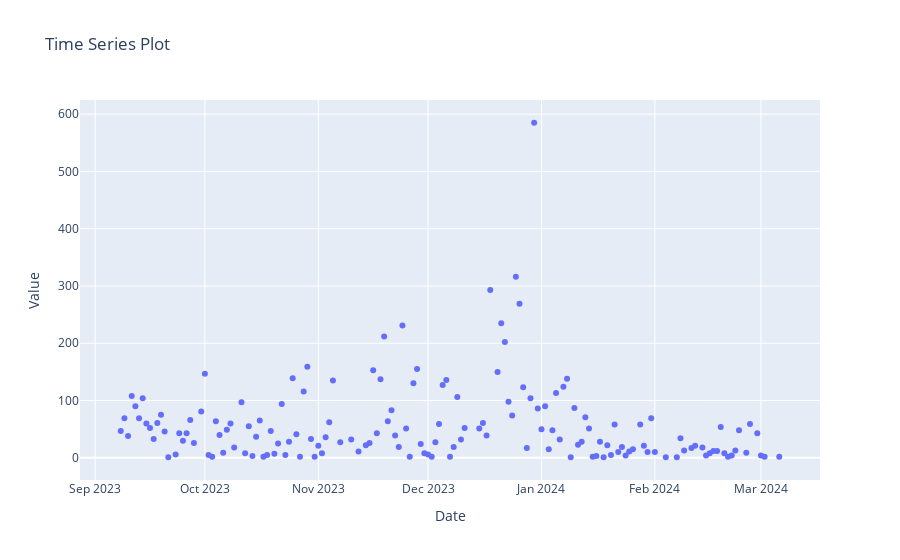
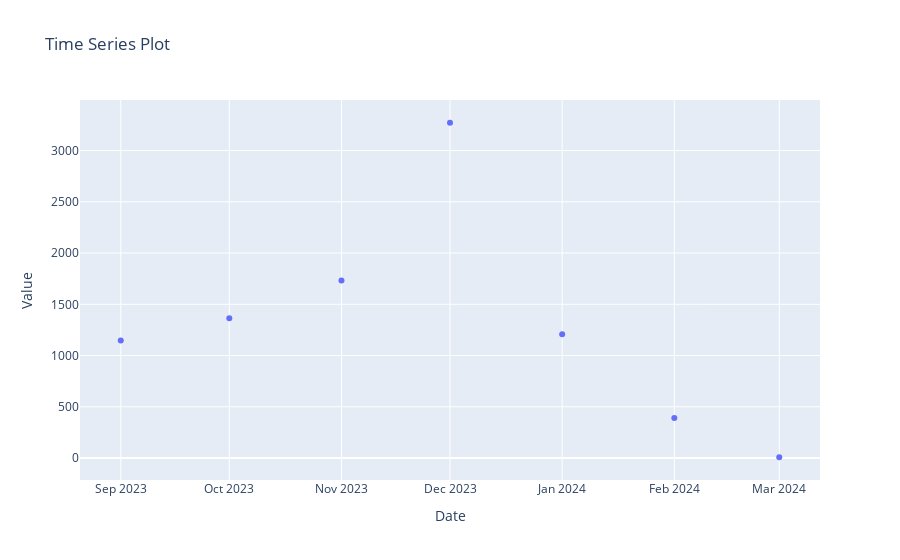

The notebook cell saved with these charts, in order:
### Markdown cell above
<h2>5. Applying Visualisation to All Users</h2>

### Code cell
for i in range(len(list_results)):
    for metric in ['day', 'monthyear']:
        getUserTimeSeries(i, metric)

### Figure 1 — Plotly figure (JSON) as saved in the notebook; plotly's stock layout.template omitted (floating-point values rounded to 4 significant figures; data arrays with more than 128 entries replaced by an {"elided": "..."} marker saying what was removed)
{"data": [{"mode": "markers", "name": "Time Series", "type": "scatter", "x": {"elided": "157 str values"}, "y": {"elided": "157 int values"}}], "layout": {"autosize": true, "title": {"text": "Time Series Plot"}, "xaxis": {"autorange": true, "range": ["2023-08-28 02:56:23.9242", "2024-03-16 21:03:36.0758"], "title": {"text": "Date"}, "type": "date"}, "yaxis": {"autorange": true, "range": [-47.19, 633.2], "title": {"text": "Value"}, "type": "linear"}}}

### Figure 2 — Plotly figure (JSON) as saved in the notebook; plotly's stock layout.template omitted (floating-point values rounded to 4 significant figures)
{"data": [{"mode": "markers", "name": "Time Series", "type": "scatter", "x": ["2023-12-01T00:00:00", "2023-11-01T00:00:00", "2023-10-01T00:00:00", "2024-01-01T00:00:00", "2023-09-01T00:00:00", "2024-02-01T00:00:00", "2024-03-01T00:00:00"], "y": [3271, 1731, 1364, 1207, 1148, 391, 8]}], "layout": {"autosize": true, "title": {"text": "Time Series Plot"}, "xaxis": {"autorange": true, "range": ["2023-08-21 00:02:21.5233", "2024-03-11 23:57:38.4767"], "title": {"text": "Date"}, "type": "date"}, "yaxis": {"autorange": true, "range": [-261.3, 3540.0], "title": {"text": "Value"}, "type": "linear"}}}
